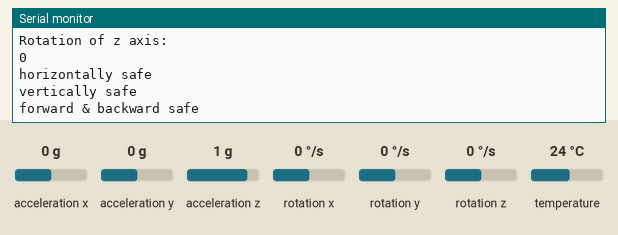
Bench run of a sketch on a simulated ESP32. Shown: the last lines printed to the serial monitor. Inputs (shaded band) come from the test bench; at power-on: rotation z 0 °/s, acceleration x 0 g, acceleration y 0 g, acceleration z 1 g, rotation x 0 °/s, rotation y 0 °/s, temperature 24 °C. WiFi joins after 1.5 s; servers stay silent unless stated.

Above: at 34.6 s.
34.7 s: rotation z set to -4 °/s
At 37.3 s:
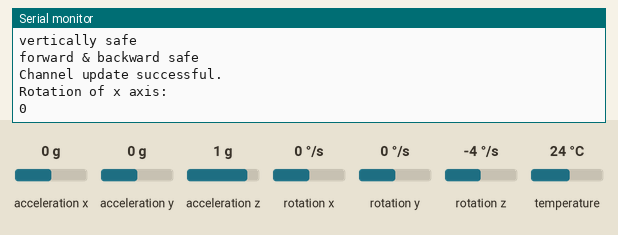
43.5 s: rotation z set to -7 °/s
At 53.1 s:
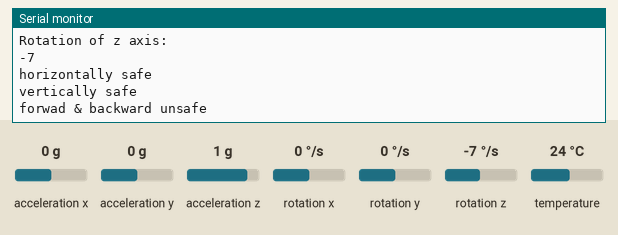
Timing chart, 0 to 54.6 s (numbered marks = the images above; inputs shaded):
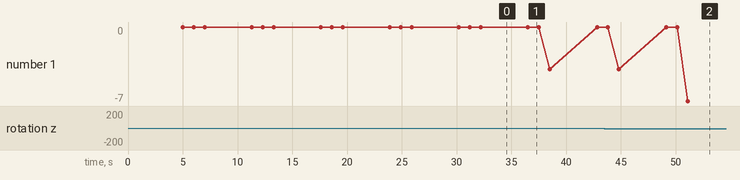

Measured:
- the behaviour switches between -5 and -6 °/s on rotation z (found by bisection; images 1 and 2)
- after the input at 43.5 s, the serial monitor: prints a new line after 7.6 s (image 2)
- plotted number 1: 0 → -7 after the input at 43.5 s

The sketch:

code.ino
```cpp
#include <WiFi.h>
#include <Adafruit_MPU6050.h>
#include <Adafruit_Sensor.h>
#include <Wire.h>
#include <ThingSpeak.h>
char ssid[] = "Wokwi-GUEST";
char pass[] = "";
WiFiClient client;
Adafruit_MPU6050 m_p_u;
long myChannelNumber = 2685891;
const char * myWriteAPIKey = "VW3VO797O11OQ4FT";
int statusCode;


void setup() {
  // put your setup code here, to run once:
  Serial.begin(115200);
  WiFi.mode(WIFI_STA);
  while(!Serial)
  delay(20);
  if(!m_p_u.begin()){
  while(1){
      delay(20);

    }
  }
  ThingSpeak.begin(client);
}

void loop() {

  if(WiFi.status() != WL_CONNECTED)
  {
  Serial.print("Attempting to connect");
    while(WiFi.status() != WL_CONNECTED)
    {
    WiFi.begin(ssid, pass);
    Serial.print(".");
    delay(5000);
    }
  Serial.println("\nConnected.");
  }

sensors_event_t acc, gcc, temp;
m_p_u.getEvent(&acc, &gcc, &temp);

Serial.println("Rotation of x axis: ");
int x_axis=(gcc.gyro.x)*180/3.14;
Serial.println(x_axis);
  delay(1000);


Serial.println("Rotation of y axis: ");
int y_axis=(gcc.gyro.y)*180/3.14;
Serial.println(y_axis);
  delay(1000);


Serial.println("Rotation of z axis: ");
int z_axis=(gcc.gyro.z)*180/3.14;
Serial.println(z_axis);
  delay(1000);


if(x_axis >=-5 && x_axis <=5){
  Serial.println("horizontally safe");
}
else if ((x_axis >=-15 && x_axis <=-6)||(x_axis >=6 && x_axis <=15)){
  Serial.println("horizontally unsafe");
}
else {
  Serial.println("horizontally danger");
}
if (y_axis >=-5 && y_axis <=5) {
  Serial.println("vertically safe");
}
else if ((y_axis >=-15 && y_axis <=-6)||(y_axis >=6 && y_axis <=15)){
  Serial.println("vertically unsafe");
}
else{
  Serial.println("vertically danger");
}
if (z_axis >=-5 && z_axis <=5){
    Serial.println("forward & backward safe");
   }
else if ((z_axis >=-15 && z_axis <=-6)||(z_axis >=6 && z_axis <=15)){
  Serial.println("forwad & backward unsafe");
}
else{
  Serial.println("forward & backward danger");
}


delay(3000);

 ThingSpeak.setField(1,x_axis);
   ThingSpeak.setField(2,y_axis);
    ThingSpeak.setField(3,z_axis);

  statusCode = ThingSpeak.writeFields(myChannelNumber,myWriteAPIKey);

if(statusCode == 200) { //successful writing code
Serial.println("Channel update successful.");
}
else {
Serial.println("Problem Writing data. HTTP error code :" +
String(statusCode));
}

}
```
